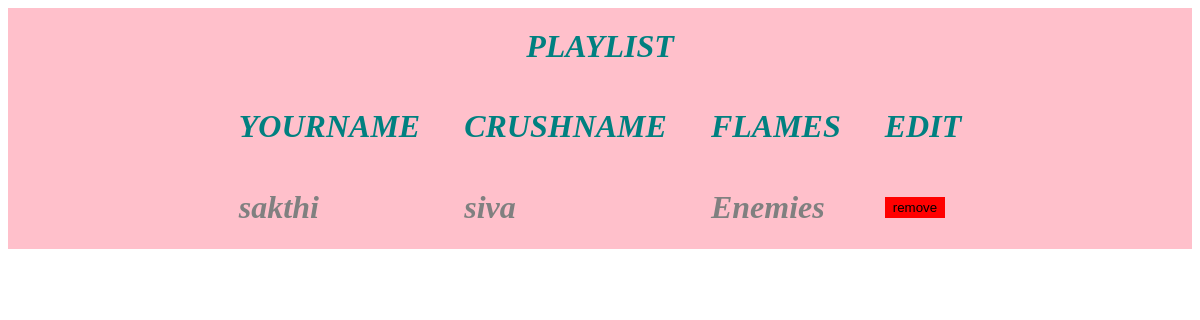
The page /playList on the database as committed earlier.
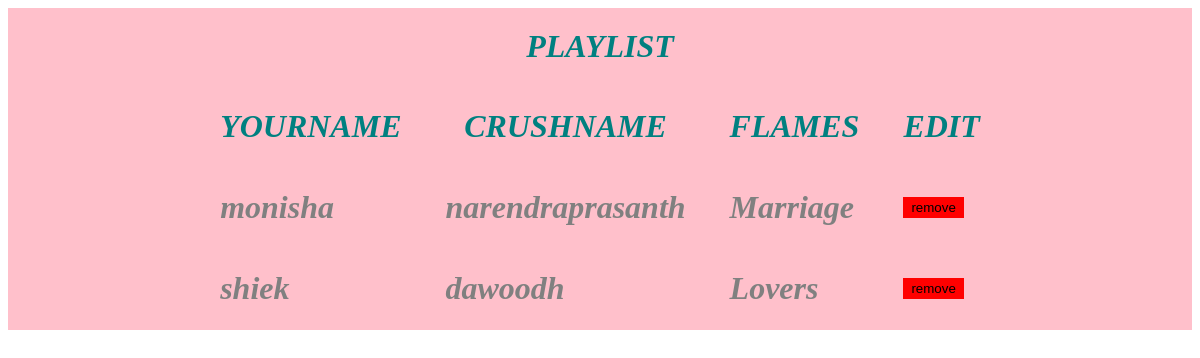
The same page on the database as committed later.
### tables this page shows
CREATE TABLE "playlist" (
	"username"	TEXT NOT NULL,
	"yourname"	TEXT NOT NULL
, "crushname"	TEXT NOT NULL, "flames"	TEXT NOT NULL);

### app.py (the view)
@app.route("/playList")
def playList():
    conn=sql.connect("flames.db")
    cur=conn.cursor()
    cur.execute("select * from loginuser")
    data=cur.fetchall()
    data=data[-1][0]
    conn=sql.connect("flames.db")
    cur=conn.cursor()
    cur.execute("select * from playlist where username=?",(data,))
    data1=cur.fetchall()
    return render_template("playlist.html",data=data1)

### templates/playlist.html (shortened to what this page needs)
<!DOCTYPE html>
<html>
    <head>
        <link rel="stylesheet" href="static/playlist.css">
    </head>
    <body>
        <div class="flex">
            <h1 class="dark">PLAYLIST</h1>
            <table>
                <tr>
                    <th><h1 class="dark">YOURNAME</h1></th>
                    <th><h1 class="dark">CRUSHNAME</h1></th>
                    <th><h1 class="dark">FLAMES</h1></th>
                    <th><h1 class="dark">EDIT</h1></th>
                </tr>
                {%for i in data%}
                <tr>
                    <td><h1 class="text">{{i[1]}}</h1></td>
                    <td><h1 class="text">{{i[2]}}</h1></td>
                    <td><h1 class="text">{{i[3]}}</h1></td>
                    <td><a class="text"  href="{{url_for('Remove', username=i[0],yourname=i[1],crushname=i[2])}}"><button class="but">remove</button></a></td>
                </tr>
                {%endfor%}
            </table>
        </div>
    </body>
</html>

Rows that differ between the two databases and show on the page:
no longer on this page (row unchanged): playlist: yourname "sakthi", crushname "siva", flames "Enemies"
added playlist: yourname "monisha", crushname "narendraprasanth", flames "Marriage"
added playlist: yourname "shiek", crushname "dawoodh", flames "Lovers"
